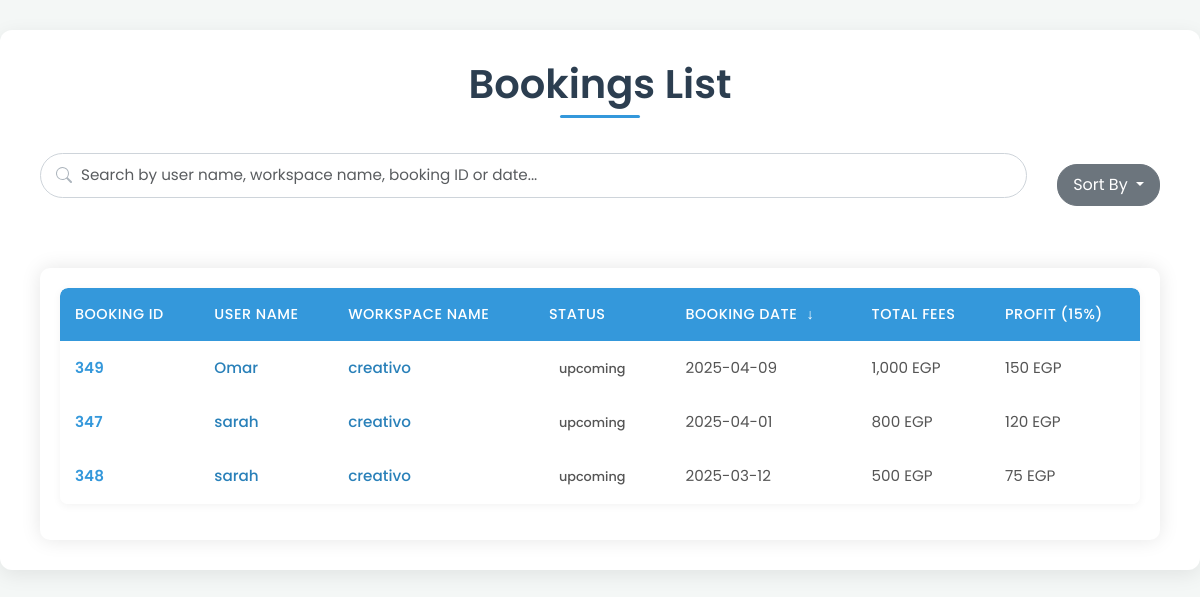
Screenshot of /admin/bookings_list.php with the database file from the repository.
### tables this page shows
CREATE TABLE `bookings` (
  `booking_id` int(11) NOT NULL,
  `user_id` int(11) NOT NULL,
  `room_id` int(11) NOT NULL,
  `date` date NOT NULL,
  `start_time` time NOT NULL,
  `end_time` time NOT NULL,
  `num_people` int(11) NOT NULL,
  `total_price` float DEFAULT NULL,
  `status` varchar(255) DEFAULT 'upcoming',
  `created_at` timestamp NOT NULL DEFAULT current_timestamp(),
  `review-email` tinyint(4) NOT NULL DEFAULT 0,
  `pay_method` varchar(255) DEFAULT NULL,
  `is_monthly` int(11) NOT NULL DEFAULT 0
);

CREATE TABLE `users` (
  `user_id` int(11) NOT NULL,
  `name` varchar(255) NOT NULL,
  `email` varchar(255) NOT NULL,
  `phone` varchar(15) NOT NULL,
  `password` varchar(255) NOT NULL,
  `age` int(11) DEFAULT NULL,
  `job_title` varchar(255) DEFAULT NULL,
  `image` longtext DEFAULT 'default.png',
  `location` varchar(255) DEFAULT NULL,
  `created_at` timestamp NOT NULL DEFAULT current_timestamp(),
  `role_id` int(11) DEFAULT NULL,
  `last_seen` datetime NOT NULL DEFAULT current_timestamp(),
  `company_name` varchar(255) DEFAULT NULL,
  `contact_info` varchar(255) DEFAULT NULL,
  `company_type` varchar(255) DEFAULT NULL,
  `zone_id` int(11) DEFAULT NULL,
  `portfolio` longtext DEFAULT NULL,
  `action` varchar(255) NOT NULL DEFAULT 'active'
);

CREATE TABLE `workspaces` (
  `workspace_id` int(11) NOT NULL,
  `user_id` int(11) NOT NULL,
  `name` varchar(255) NOT NULL,
  `location` varchar(255) NOT NULL,
  `description` longtext DEFAULT NULL,
  `price/hr` float DEFAULT NULL,
  `zone_id` int(11) NOT NULL,
  `created_at` timestamp NOT NULL DEFAULT current_timestamp(),
  `Availability` tinyint(4) NOT NULL DEFAULT 1
);

### admin/bookings_list.php (the view, shortened to what this page needs)
<?php
include "connection.php";
$sort = isset($_GET['sort']) ? $_GET['sort'] : 'date_desc';
$orderBy = "ORDER BY b.date DESC";
switch ($sort) {
    case 'date_desc':
        $orderBy = "ORDER BY b.date DESC";
        break;
}
$searchCondition = "";
$select_bookings = "SELECT
    b.booking_id,
    u.user_id,
    u.name AS user_name,
    w.workspace_id,
    w.name AS workspace_name,
    b.status AS status,
    b.total_price,
    DATE_FORMAT(b.date, '%Y-%m-%d') AS booking_date
FROM
    grad_proj.bookings b
JOIN
    grad_proj.users u ON b.user_id = u.user_id
JOIN
    grad_proj.rooms r ON b.room_id = r.room_id
JOIN
    grad_proj.workspaces w ON r.workspace_id = w.workspace_id
$searchCondition
$orderBy";
$run_select = mysqli_query($connect, $select_bookings);
            ?>
<!DOCTYPE html>
<html lang="en">
<head>
    <link rel="stylesheet" href="../css/bootstrap.min.css">
    <link rel="stylesheet" href="./css/users-list.css">
    <link rel="stylesheet" href="https://cdn.jsdelivr.net/npm/sweetalert2@11/dist/sweetalert2.min.css">
</head>
<body>
    <div class="container">
        <div class="row">
            <div class="col-md-12">
                <h1 class="page-title">Bookings List</h1>
                <div class="controls-container d-flex align-items-center">
                    <div class="search-wrapper flex-grow-1">
                        <input type="text" id="searchText" class="form-control"
                            placeholder="Search by user name, workspace name, booking ID or date...">
                    </div>
                    <div class="sort-dropdown">
                        <div class="dropdown">
                            <button class="btn btn-secondary dropdown-toggle" type="button" id="sortDropdown"
                                data-bs-toggle="dropdown" aria-expanded="false">
                                Sort By
                            </button>
                        </div>
                    </div>
                </div>
            </div>
        </div>
        <div class="row">
            <div class="col-md-12">
                <div class="table-container">
                    <table class="table">
                        <thead>
                            <tr>
                                <th>Booking ID</th>
                                <th>User Name</th>
                                <th>Workspace Name</th>
                                <th>Status</th>
                                <th>Booking Date
                                    <?php if ($sort == 'date_asc'): ?>
                                        <i class="sort-icon">↑</i>
                                    <?php elseif ($sort == 'date_desc'): ?>
                                        <i class="sort-icon">↓</i>
                                    <?php endif; ?>
                                </th>
                                <th>Total Fees
                                </th>
                                <th>Profit (15%)</th>
                            </tr>
                        </thead>
                        <tbody id="usersTable">
                            <?php
                            if (mysqli_num_rows($run_select) > 0) {
                                foreach ($run_select as $row) {
                                    ?>
                                    <tr>
                                        <td><?php echo htmlspecialchars($row['booking_id']); ?></td>
                                        <td><a href="../profile.php?user_id=<?php echo $row['user_id']; ?>">
                                                <?php echo htmlspecialchars($row['user_name']); ?>
                                            </a></td>
                                        <td><a href="../workspace_details.php?ws_id=<?php echo $row['workspace_id']; ?>">
                                                <?php echo htmlspecialchars($row['workspace_name']); ?>
                                            </a></td>
                                        <td><span
                                                class="status-badge <?php echo strtolower(htmlspecialchars($row['status'])); ?>">
                                                <?php echo htmlspecialchars($row['status']); ?>
                                            </span></td>
                                        <td><?php echo htmlspecialchars($row['booking_date']); ?></td>
                                        <td><?php echo number_format($row['total_price']); ?> EGP</td>
                                        <td><?php echo number_format($row['total_price'] * 0.15); ?> EGP</td>
                                    </tr>
                                    <?php
                                }
                            } else {
                                echo '<tr><td colspan="7" class="text-center">No bookings found</td></tr>';
                            }
                            ?>
                        </tbody>
                    </table>
                </div>
            </div>
        </div>
    </div>
</body>
</html>

### admin/css/users-list.css (style rules this page uses)
body { font-family: 'Poppins', sans-serif; background-color: #f4f7f6; color: #333; line-height: 1.6; }
.container { max-width: 1200px; margin-top: 30px; margin-bottom: 30px; background-color: #ffffff; padding: 30px 40px; border-radius: 12px; box-shadow: 0 5px 20px rgba(0, 0, 0, 0.08); }
h1.page-title { color: #2c3e50; margin-bottom: 35px; font-weight: 600; text-align: center; position: relative; padding-bottom: 10px; }
h1.page-title::after { content: ''; position: absolute; bottom: 0; left: 50%; transform: translateX(-50%); width: 80px; height: 3px; background-color: #3498db; border-radius: 2px; }
.controls-container { display: flex; justify-content: space-between; align-items: center; margin-bottom: 30px; gap: 20px; flex-wrap: wrap; }
.search-wrapper { flex-grow: 1; min-width: 250px; position: relative; }
#searchText { border-radius: 25px; border: 1px solid #ced4da; padding: 10px 20px 10px 40px; font-size: 0.95rem; transition: all 0.3s ease-in-out; box-shadow: none; width: 100%; background-repeat: no-repeat; background-position: 15px center; background-size: 16px 16px; }
.table-container { margin-top: 20px; overflow-x: auto; }
.table { border-collapse: separate; border-spacing: 0; width: 100%; box-shadow: 0 2px 8px rgba(0, 0, 0, 0.05); border-radius: 8px; overflow: hidden; }
.table thead th { background-color: #3498db; color: #ffffff; font-weight: 500; text-transform: uppercase; letter-spacing: 0.5px; font-size: 0.9rem; padding: 15px; vertical-align: middle; border: none; text-align: left; }
.table thead th:first-child { border-top-left-radius: 8px; }
.table thead th:last-child { border-top-right-radius: 8px; }
.table tbody tr { transition: background-color 0.2s ease; border-bottom: 1px solid #eef2f5; }
.table tbody tr:last-child { border-bottom: none; }
.table tbody td { padding: 15px; vertical-align: middle; font-size: 0.95rem; color: #555; border: none; }
.table tbody td:nth-child(1) { font-weight: 600; color: #3498db; }
.table tbody td a { color: #2980b9; text-decoration: none; font-weight: 500; transition: color 0.2s ease; }

### admin/bookings_list.php (style rules this page uses)
.status-badge { padding: 5px 10px; border-radius: 20px; font-size: 0.8rem; font-weight: 500; }
.table-container { background: white; border-radius: 10px; box-shadow: 0 0 20px rgba(0, 0, 0, 0.1); padding: 20px; margin-top: 20px; }
.page-title { color: #333; font-weight: 600; margin-bottom: 20px; }
.search-wrapper { margin-bottom: 20px; }
.search-wrapper input { border-radius: 20px; padding: 10px 20px; border: 1px solid #ddd; }
.sort-dropdown { margin-left: 10px; }
.sort-dropdown .btn { border-radius: 20px; padding: 8px 15px; }
.sort-icon { margin-left: 5px; }

### rows the page displays
bookings: booking_id "349", user.name "Omar", workspaces.name "creativo", status "upcoming", booking_date "2025-04-09", total_price "1,000", $row['total_price']*0.15 "150"
bookings: booking_id "347", user.name "sarah", workspaces.name "creativo", status "upcoming", booking_date "2025-04-01", total_price "800", $row['total_price']*0.15 "120"
bookings: booking_id "348", user.name "sarah", workspaces.name "creativo", status "upcoming", booking_date "2025-03-12", total_price "500", $row['total_price']*0.15 "75"
